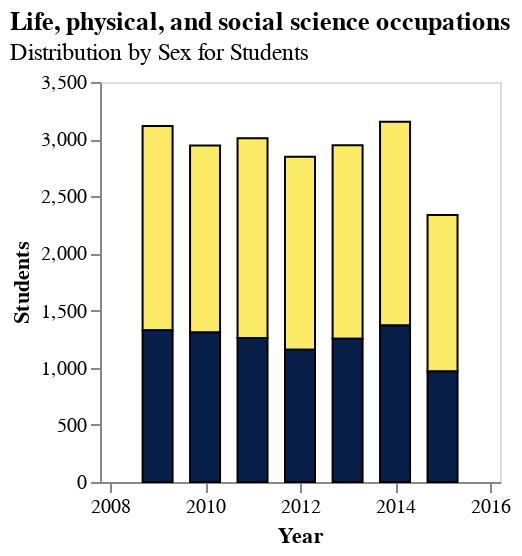

Source (notebook cell):
### Code cell
TimeSeriesBar(student_melted, 'Life, physical, and social science occupations', "Students")

### Figure 1 — Vega-Lite specification as saved in the notebook (floating-point values rounded to 4 significant figures)
{"config": {"view": {"continuousWidth": 300, "continuousHeight": 300}}, "data": {"name": "data-27c47e65e5cbe0b867a19bf19174b526"}, "mark": {"type": "bar", "size": 15, "stroke": "black", "strokeWidth": 1}, "encoding": {"color": {"field": "SEX", "legend": null, "scale": {"range": ["#FBEA65", "#081F49"]}, "type": "nominal"}, "x": {"axis": {"grid": false, "title": "Year"}, "field": "year", "scale": {"domain": ["2008-01-01T00:00:00", "2016-01-01T00:00:00"]}, "type": "temporal"}, "y": {"axis": {"grid": false, "title": "Students"}, "field": "count", "stack": true, "type": "quantitative"}}, "height": 200, "title": {"text": "Life, physical, and social science occupations", "subtitle": "Distribution by Sex for Students", "anchor": "start"}, "width": 200, "$schema": "https://vega.github.io/schema/vega-lite/v5.16.3.json", "datasets": {"data-27c47e65e5cbe0b867a19bf19174b526": [{"year": "2009-01-01T00:00:00", "OCCUPATION": "Life, physical, and social science occupations", "SEX": "F", "count": 1787}, {"year": "2010-01-01T00:00:00", "OCCUPATION": "Life, physical, and social science occupations", "SEX": "F", "count": 1636}, {"year": "2011-01-01T00:00:00", "OCCUPATION": "Life, physical, and social science occupations", "SEX": "F", "count": 1749}, {"year": "2012-01-01T00:00:00", "OCCUPATION": "Life, physical, and social science occupations", "SEX": "F", "count": 1687}, {"year": "2013-01-01T00:00:00", "OCCUPATION": "Life, physical, and social science occupations", "SEX": "F", "count": 1693}, {"year": "2014-01-01T00:00:00", "OCCUPATION": "Life, physical, and social science occupations", "SEX": "F", "count": 1783}, {"year": "2015-01-01T00:00:00", "OCCUPATION": "Life, physical, and social science occupations", "SEX": "F", "count": 1370}, {"year": "2009-01-01T00:00:00", "OCCUPATION": "Life, physical, and social science occupations", "SEX": "M", "count": 1327}, {"year": "2010-01-01T00:00:00", "OCCUPATION": "Life, physical, and social science occupations", "SEX": "M", "count": 1308}, {"year": "2011-01-01T00:00:00", "OCCUPATION": "Life, physical, and social science occupations", "SEX": "M", "count": 1259}, {"year": "2012-01-01T00:00:00", "OCCUPATION": "Life, physical, and social science occupations", "SEX": "M", "count": 1158}, {"year": "2013-01-01T00:00:00", "OCCUPATION": "Life, physical, and social science occupations", "SEX": "M", "count": 1254}, {"year": "2014-01-01T00:00:00", "OCCUPATION": "Life, physical, and social science occupations", "SEX": "M", "count": 1370}, {"year": "2015-01-01T00:00:00", "OCCUPATION": "Life, physical, and social science occupations", "SEX": "M", "count": 967}]}}
